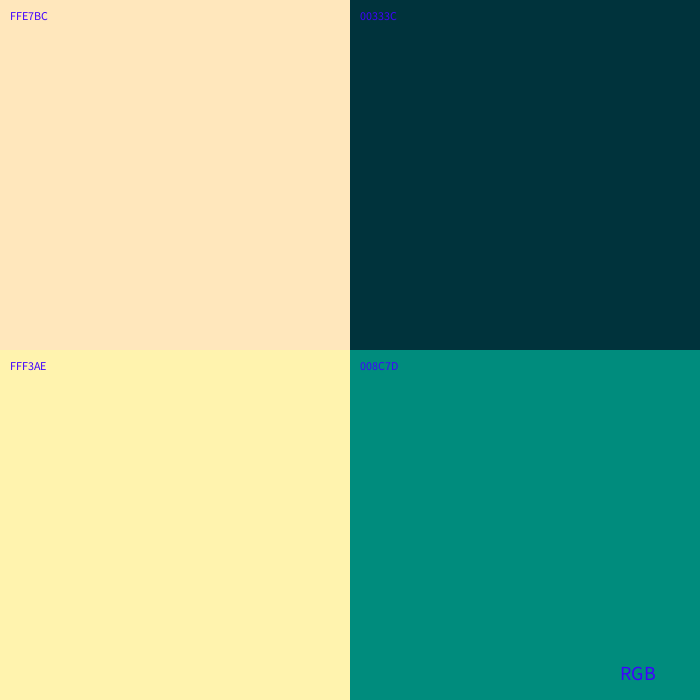
Frame 1 (no input)
Frame 60 (the mouse pressed at the canvas centre just before this capture): identical to frame 1, image omitted
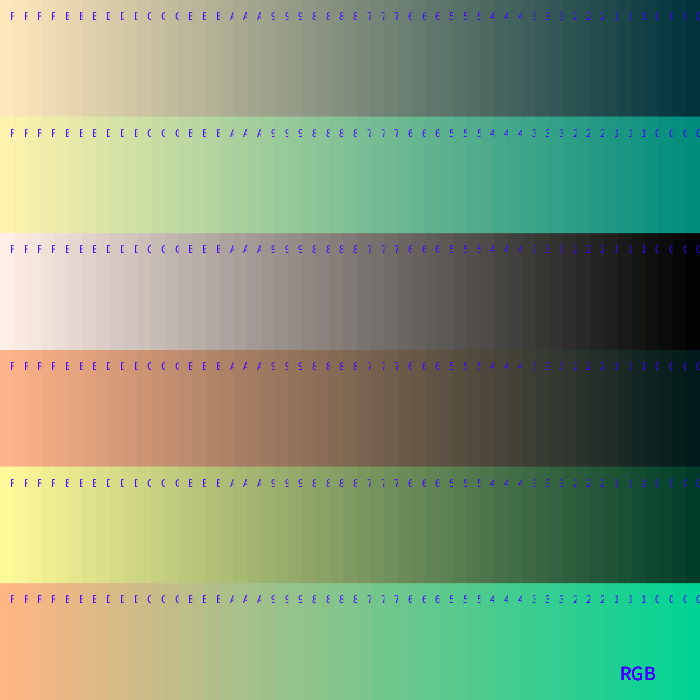
Frame 120 (the mouse held since frame 60 and released just before this capture)

The Processing sketch that drew these frames (run headless with seeded random() and noise(); from frame 60 on, the mouse is pressed at the canvas centre):

// Processing sketch: build
// ── build.pde
// Ex2_3_1

/**
 * Muestra los colores que hay de distancia entre dos colores generados aleatoriamente
 * 
 * MOUSE
 * left click          : new random color set
 * position x          : interpolation resolution
 * position y          : row count
 * 
 * KEYS
 * 1-2                 : switch interpolation style
 */
 

int tileCountX = 2;
int tileCountY = 10;

// Arreglo de colores
color[] colorsLeft = new color[tileCountY];
color[] colorsRight = new color[tileCountY];
color[] colors;

boolean interpolateShortest = true;


void setup() { 
  size(700, 700);
  colorMode(HSB,360,100,100,100); 
  noStroke();
  shakeColors();
} 


void draw() { 

  tileCountX = (int) map(mouseX,0,width,2,100);
  tileCountY = (int) map(mouseY,0,height,2,10);
  float tileWidth = width / (float)tileCountX;
  float tileHeight = height / (float)tileCountY;
  color interCol;
  
  // just for ase export
  colors = new color[tileCountX*tileCountY];
  int i = 0;
  
  for (int gridY=0; gridY< tileCountY; gridY++) {
    color col1 = colorsLeft[gridY];
    color col2 = colorsRight[gridY];

    for (int gridX=0; gridX< tileCountX ; gridX++) { 
      float amount = map(gridX,0,tileCountX-1,0,1);
      
      if (interpolateShortest) {
        // switch to rgb
        colorMode(RGB,255,255,255,255);
        interCol = lerpColor(col1,col2, amount); 
        // switch back
        colorMode(HSB,360,100,100,100);

        
      } 
      else {
        interCol = lerpColor(col1,col2, amount); 
      }
      
      float posX = tileWidth*gridX;
      float posY = tileHeight*gridY;
      String colorMode = interpolateShortest ? "RGB" : "HSB";
      
      fill(interCol);
      rect(posX, posY, tileWidth, tileHeight); 
      
      // Imprimir codigo de colores
      fill(255,255,255);
      textSize(20);
      text(colorMode, width - 80, height - 20);
      textSize(12);
      text( hex(interCol, 6), posX + 10, posY + 20);
      // just for ase export
      colors[i] = interCol;
      i++;
    }
  }

} 

void mouseReleased() {
  shakeColors();
}

void shakeColors() {
  for (int i=0; i<tileCountY; i++) {
    colorsLeft[i] = color(random(0,60), random(0,100), 100);
    colorsRight[i] = color(random(160,190), 100, random(0,100));
  }
}

void keyReleased() {
  if (key == '1') interpolateShortest = !interpolateShortest;
}
